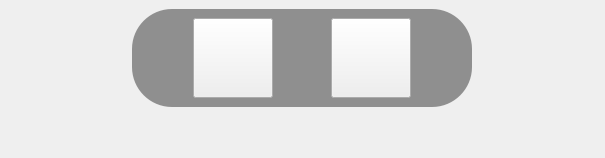
<?xml version="1.0" encoding="UTF-8"?>
<ui version="4.0">
 <class>PushStreamWidget</class>
 <widget class="QWidget" name="PushStreamWidget">
  <property name="geometry">
   <rect>
    <x>0</x>
    <y>0</y>
    <width>605</width>
    <height>158</height>
   </rect>
  </property>
  <property name="windowTitle">
   <string>Form</string>
  </property>
  <property name="styleSheet">
   <string notr="true"/>
  </property>
  <layout class="QHBoxLayout" name="horizontalLayout_2">
   <property name="topMargin">
    <number>0</number>
   </property>
   <property name="bottomMargin">
    <number>0</number>
   </property>
   <item>
    <widget class="QWidget" name="widget" native="true">
     <property name="styleSheet">
      <string notr="true"/>
     </property>
     <layout class="QVBoxLayout" name="verticalLayout">
      <item alignment="Qt::AlignHCenter">
       <widget class="QWidget" name="ctrl_widget" native="true">
        <property name="sizePolicy">
         <sizepolicy hsizetype="Fixed" vsizetype="Preferred">
          <horstretch>0</horstretch>
          <verstretch>0</verstretch>
         </sizepolicy>
        </property>
        <property name="minimumSize">
         <size>
          <width>340</width>
          <height>0</height>
         </size>
        </property>
        <property name="maximumSize">
         <size>
          <width>340</width>
          <height>16777215</height>
         </size>
        </property>
        <property name="styleSheet">
         <string notr="true">#ctrl_widget {
	background-color: rgba(0, 0, 0, 0.4);
    border-radius:40px;
}

#back {
	border-image: url(:/resources/icons/push_exit.png);
}

#push {
	border-image: url(:/resources/icons/push.png);
}

#push::checked{
	border-image: url(:/resources/icons/push_toggled.png);
}</string>
        </property>
        <layout class="QHBoxLayout" name="horizontalLayout">
         <item>
          <widget class="QPushButton" name="push">
           <property name="sizePolicy">
            <sizepolicy hsizetype="Fixed" vsizetype="Fixed">
             <horstretch>0</horstretch>
             <verstretch>0</verstretch>
            </sizepolicy>
           </property>
           <property name="minimumSize">
            <size>
             <width>80</width>
             <height>80</height>
            </size>
           </property>
           <property name="maximumSize">
            <size>
             <width>80</width>
             <height>80</height>
            </size>
           </property>
           <property name="text">
            <string/>
           </property>
           <property name="checkable">
            <bool>true</bool>
           </property>
          </widget>
         </item>
         <item>
          <widget class="QPushButton" name="back">
           <property name="sizePolicy">
            <sizepolicy hsizetype="Fixed" vsizetype="Fixed">
             <horstretch>0</horstretch>
             <verstretch>0</verstretch>
            </sizepolicy>
           </property>
           <property name="minimumSize">
            <size>
             <width>80</width>
             <height>80</height>
            </size>
           </property>
           <property name="maximumSize">
            <size>
             <width>80</width>
             <height>80</height>
            </size>
           </property>
           <property name="text">
            <string/>
           </property>
          </widget>
         </item>
        </layout>
       </widget>
      </item>
      <item>
       <widget class="QLabel" name="url">
        <property name="styleSheet">
         <string notr="true">color: rgb(255, 255, 255);
font: 16pt &quot;Ubuntu&quot;;</string>
        </property>
        <property name="text">
         <string/>
        </property>
        <property name="alignment">
         <set>Qt::AlignCenter</set>
        </property>
       </widget>
      </item>
     </layout>
    </widget>
   </item>
  </layout>
 </widget>
 <resources/>
 <connections>
  <connection>
   <sender>back</sender>
   <signal>clicked()</signal>
   <receiver>PushStreamWidget</receiver>
   <slot>close()</slot>
   <hints>
    <hint type="sourcelabel">
     <x>377</x>
     <y>57</y>
    </hint>
    <hint type="destinationlabel">
     <x>434</x>
     <y>295</y>
    </hint>
   </hints>
  </connection>
  <connection>
   <sender>push</sender>
   <signal>toggled(bool)</signal>
   <receiver>PushStreamWidget</receiver>
   <slot>onPushToggled(bool)</slot>
   <hints>
    <hint type="sourcelabel">
     <x>236</x>
     <y>60</y>
    </hint>
    <hint type="destinationlabel">
     <x>384</x>
     <y>278</y>
    </hint>
   </hints>
  </connection>
 </connections>
 <slots>
  <slot>onPushToggled(bool)</slot>
 </slots>
</ui>
